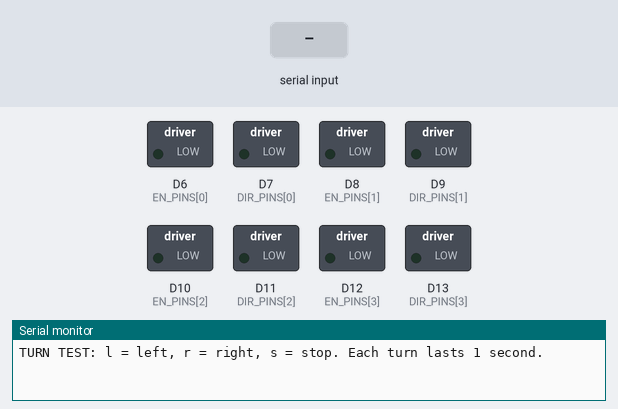
Simulated run of this sketch. Board: Arduino Due. On the bench: switched loads named in the sketch (green lamp = pin HIGH), the last lines printed to the serial monitor. The test bench sets the inputs (shaded band).

Above: at 1.2 s.
1.3 s: "l" received over Serial
At 1.9 s:
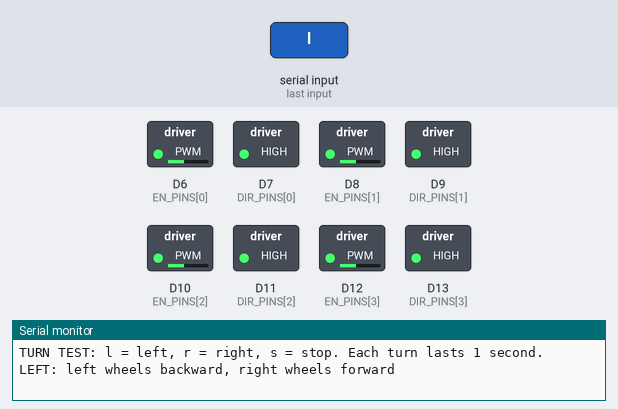
At 2.7 s:
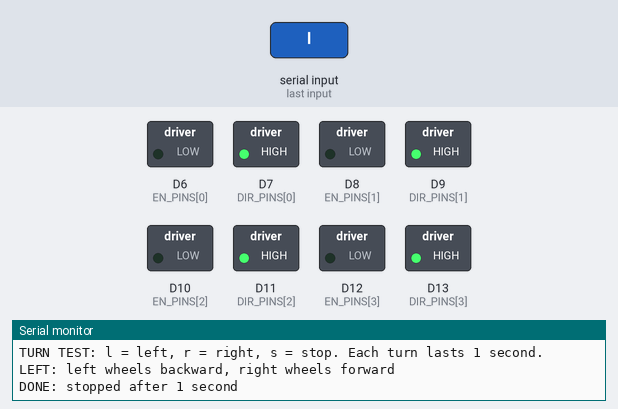
3.8 s: "r" received over Serial
At 4.6 s:
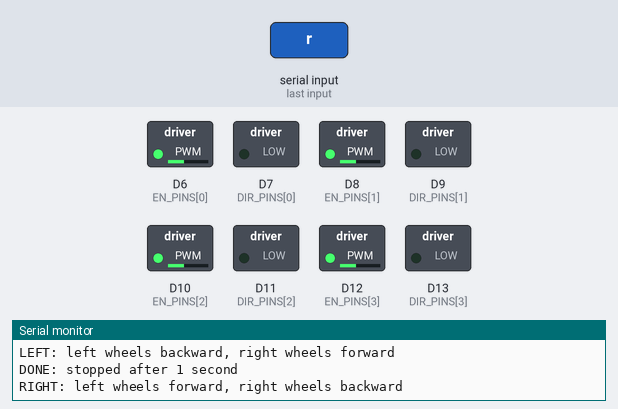
Timing chart, 0 to 6.8 s (numbered marks = the images above; inputs shaded):
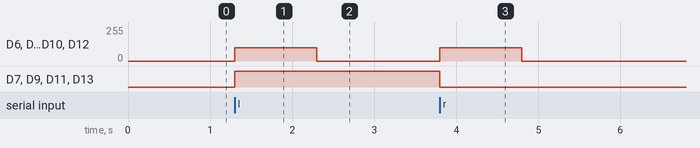

Measured:
- after the input at 1.3 s, D6 (EN_PINS[0]), D8 (EN_PINS[1]), D10 (EN_PINS[2]), D12 (EN_PINS[3]): 0/255 → 100/255 at once, → 0/255 1.0 s later; D7 (DIR_PINS[0]), D9 (DIR_PINS[1]), D11 (DIR_PINS[2]), D13 (DIR_PINS[3]): LOW → HIGH at once
- after the input at 3.8 s, D6 (EN_PINS[0]), D8 (EN_PINS[1]), D10 (EN_PINS[2]), D12 (EN_PINS[3]): 0/255 → 100/255 at once, → 0/255 1.0 s later; D7 (DIR_PINS[0]), D9 (DIR_PINS[1]), D11 (DIR_PINS[2]), D13 (DIR_PINS[3]): HIGH → LOW at once

The sketch:

Basic_Turn_Test.ino
```cpp
// Arduino Due, Programming Port. Serial Monitor: 115200 baud.
// l = spin left for 1 second; r = spin right; s = stop.
// Motor-only test: sensors are not read. Starts stopped.
const int DIR_PINS[4] = {7, 9, 11, 13};
const int EN_PINS[4] = {6, 8, 10, 12};
const int FORWARD_LEVEL[4] = {LOW, LOW, HIGH, HIGH};
const bool IS_LEFT[4] = {true, true, false, false};
const int TURN_PWM = 100; // Same turning power as the combined sketch.
const unsigned long TURN_MS = 1000; // Duration, not a measured angle.
bool turning = false;
unsigned long startedAt = 0;

void stopMotors() {
  for (int i = 0; i < 4; i++) analogWrite(EN_PINS[i], 0);
  turning = false;
}
void startTurn(bool right) {
  stopMotors();
  for (int i = 0; i < 4; i++) {
    bool forward = IS_LEFT[i] ? right : !right;
    int direction = forward ? FORWARD_LEVEL[i] : !FORWARD_LEVEL[i];
    digitalWrite(DIR_PINS[i], direction);
  }
  for (int i = 0; i < 4; i++) analogWrite(EN_PINS[i], TURN_PWM);
  startedAt = millis();
  turning = true;
  Serial.println(right ? "RIGHT: left wheels forward, right wheels backward" :
                         "LEFT: left wheels backward, right wheels forward");
}
void setup() {
  for (int i = 0; i < 4; i++) {
    digitalWrite(EN_PINS[i], LOW);
    pinMode(EN_PINS[i], OUTPUT);
    digitalWrite(DIR_PINS[i], LOW);
    pinMode(DIR_PINS[i], OUTPUT);
  }
  analogWriteResolution(8);
  stopMotors();
  Serial.begin(115200);
  Serial.println("TURN TEST: l = left, r = right, s = stop. Each turn lasts 1 second.");
}
void loop() {
  if (Serial.available()) {
    char command = Serial.read();
    if (command == 's') {
      stopMotors();
      Serial.println("STOPPED");
    } else if (!turning && (command == 'l' || command == 'r')) {
      startTurn(command == 'r');
    }
  }
  if (turning && millis() - startedAt >= TURN_MS) {
    stopMotors();
    Serial.println("DONE: stopped after 1 second");
  }
}
```
